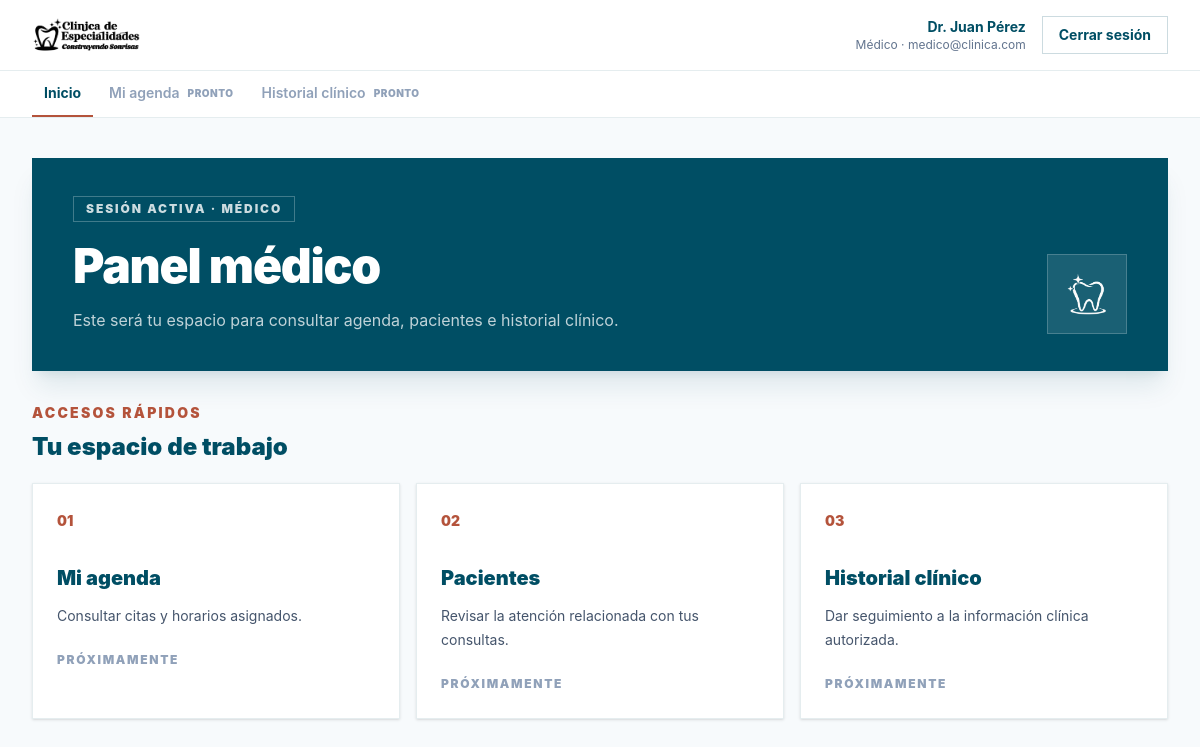
The app's page /medico (signed in) with its own data.
### tables this page shows
CREATE TABLE `usuarios` (
  `id` int(10) unsigned NOT NULL AUTO_INCREMENT,
  `nombre` varchar(120) NOT NULL,
  `correo` varchar(150) NOT NULL,
  `password` varchar(255) NOT NULL,
  `rol_id` tinyint(3) unsigned NOT NULL,
  `activo` tinyint(1) NOT NULL DEFAULT 1,
  `created_at` timestamp NOT NULL DEFAULT current_timestamp(),
  `updated_at` timestamp NOT NULL DEFAULT current_timestamp() ON UPDATE current_timestamp(),
  PRIMARY KEY (`id`),
  UNIQUE KEY `correo` (`correo`),
  KEY `fk_usuario_rol` (`rol_id`),
  CONSTRAINT `fk_usuario_rol` FOREIGN KEY (`rol_id`) REFERENCES `roles` (`id`)
);

CREATE TABLE `roles` (
  `id` tinyint(3) unsigned NOT NULL,
  `nombre` varchar(50) NOT NULL,
  PRIMARY KEY (`id`),
  UNIQUE KEY `nombre` (`nombre`)
);

### app/Views/roles/medico/dashboard.php (called while the page is built)
<?php require __DIR__ . '/../partials/dashboard.php'; ?>

### app/Support/View.php (called while the page is built, shortened)
<?php
final class View
{
    public static function render(string $template, array $data = [], ?string $layout = 'panel'): void
    {
        $file = self::file($template);
        $content = (static function (string $__file, array $__data): string {
            extract($__data, EXTR_SKIP);
            ob_start();
            require $__file;
            return (string) ob_get_clean();
        })($file, $data);
        (static function (string $__file, array $__data, string $content): void {
            extract($__data, EXTR_SKIP);
            require $__file;
        })(self::file('layouts/' . $layout), $data, $content);
    }
    private static function file(string $template): string
    {
        $file = dirname(__DIR__) . '/Views/' . $template . '.php';
        return $file;
    }
}

### app/Controllers/Controller.php (called while the page is built, shortened)
<?php
abstract class Controller
{
    protected function render(string $view, array $data = [], ?string $layout = 'panel'): void
    {
        View::render($view, $data, $layout);
    }
}

### app/Controllers/Medico/MedicoController.php (called while the page is built, shortened)
<?php
final class MedicoController extends Controller
{
    public function index(): void
    {
        $user = Auth::requireRole('Médico');
        $data = (new MedicoModel())->dashboard($user);
        $this->render('roles/medico/dashboard', ['data' => $data, 'pageTitle' => $data['title']]);
    }
}

### public/index.php (called while the page is built, shortened)
<?php
require dirname(__DIR__) . '/app/App.php';
(new App\App())->run();

### app/config/database.php (called while the page is built, shortened)
<?php
return [
    'driver' => getenv('DB_CONNECTION') ?: 'mysql',
    'host' => getenv('DB_HOST') ?: '127.0.0.1',
    'port' => getenv('DB_PORT') ?: '3306',
    'database' => getenv('DB_DATABASE') ?: 'clinica',
    'username' => getenv('DB_USERNAME') ?: 'root',
    'password' => getenv('DB_PASSWORD') ?: '',
    'charset' => 'utf8mb4',
];

### app/Database.php (called while the page is built, shortened)
<?php
final class Database
{
    private static ?PDO $connection = null;
    public static function connection(): PDO
    {
        $config = require __DIR__ . '/config/database.php';
        $dsn = sprintf(
            '%s:host=%s;port=%s;dbname=%s;charset=%s',
            $config['driver'],
            $config['host'],
            $config['port'],
            $config['database'],
            $config['charset']
        );
        try {
            self::$connection = new PDO($dsn, $config['username'], $config['password'], [
                PDO::ATTR_ERRMODE => PDO::ERRMODE_EXCEPTION,
                PDO::ATTR_DEFAULT_FETCH_MODE => PDO::FETCH_ASSOC,
                PDO::ATTR_EMULATE_PREPARES => false,
            ]);
        } catch (PDOException $exception) {
            throw new PDOException('No fue posible conectar con la base de datos.', (int) $exception->getCode(), $exception);
        }
        return self::$connection;
    }
}

### app/Models/Auth/UserModel.php (called while the page is built, shortened)
<?php
final class UserModel
{
    public function findActiveById(int $id): ?array
    {
        $statement = Database::connection()->prepare(self::SELECT . ' WHERE u.id = :id AND u.activo = 1 LIMIT 1');
        $statement->execute(['id' => $id]);
        $user = $statement->fetch();
        return $user === false ? null : $user;
    }
}

### app/Support/Auth.php (called while the page is built, shortened)
<?php
final class Auth
{
    public static function user(): ?array
    {
        return isset($_SESSION['auth_user']) && is_array($_SESSION['auth_user'])
            ? $_SESSION['auth_user']
            : null;
    }
    public static function requireRole(string ...$roles): array
    {
        $user = self::user();
        $fresh = (new UserModel())->findActiveById((int) $user['id']);
        $_SESSION['auth_user'] = $user = self::sessionData($fresh);
        return $user;
    }
    public static function route(string $path): string
    {
        $path = '/' . trim($path, '/');
        $base = Request::basePath();
        return $base === '' ? $path : $base . ($path === '/' ? '/' : $path);
    }
    public static function normalizeRole(string $role): string
    {
        return strtr(mb_strtolower(trim($role)), [
            'á' => 'a',
            'é' => 'e',
            'í' => 'i',
            'ó' => 'o',
            'ú' => 'u',
        ]);
    }
    private static function sessionData(array $user): array
    {
        return [
            'id' => (int) $user['id'],
            'nombre' => (string) $user['nombre'],
            'correo' => (string) $user['correo'],
            'rol_id' => (int) $user['rol_id'],
            'rol' => (string) $user['rol'],
            'medico_id' => isset($user['medico_id']) && $user['medico_id'] !== null
                ? (int) $user['medico_id']
                : null,
        ];
    }
}

### app/Support/helpers.php (called while the page is built, shortened)
<?php
if (!function_exists('e')) {
    function e(mixed $value): string
    {
        return htmlspecialchars((string) ($value ?? ''), ENT_QUOTES, 'UTF-8');
    }
}
if (!function_exists('url')) {
    function url(string $path, array $query = []): string
    {
        $query = array_filter($query, static fn ($value) => $value !== null && $value !== '');
        return Auth::route($path) . ($query === [] ? '' : '?' . http_build_query($query));
    }
}
if (!function_exists('asset')) {
    function asset(string $path): string
    {
        return Request::basePath() . '/assets/' . ltrim($path, '/');
    }
}
if (!function_exists('is_current')) {
    function is_current(string $path, bool $exact = false): bool
    {
        $current = Request::path();
        return $exact ? $current === $path : ($current === $path || str_starts_with($current, rtrim($path, '/') . '/'));
    }
}

### app/Support/Request.php (called while the page is built, shortened)
<?php
final class Request
{
    public static function path(): string
    {
        $path = parse_url($_SERVER['REQUEST_URI'] ?? '/', PHP_URL_PATH) ?: '/';
        $base = self::basePath();
        $path = '/' . trim($path, '/');
        return $path === '//' ? '/' : $path;
    }
    public static function basePath(): string
    {
        $base = rtrim(str_replace('\\', '/', dirname($_SERVER['SCRIPT_NAME'] ?? '/')), '/');
        return ($base === '.' || $base === '/') ? '' : $base;
    }
}

### app/config/menu.php (called while the page is built, shortened)
<?php
return [
    'administrador' => [
        ['label' => 'Inicio', 'path' => '/admin', 'exact' => true],
        ['label' => 'Usuarios', 'path' => '/admin/usuarios'],
        ['label' => 'Médicos', 'path' => '/admin/medicos'],
        ['label' => 'Especialidades', 'path' => '/admin/especialidades'],
        ['label' => 'Servicios', 'path' => '/admin/servicios'],
        ['label' => 'Pacientes', 'path' => '/pacientes'],
        ['label' => 'Citas', 'path' => '/citas', 'soon' => true],
        ['label' => 'Bitácora', 'path' => '/admin/bitacora'],
    ],
    'recepcion' => [
        ['label' => 'Inicio', 'path' => '/recepcion', 'exact' => true],
        ['label' => 'Pacientes', 'path' => '/pacientes'],
        ['label' => 'Citas', 'path' => '/citas', 'soon' => true],
        ['label' => 'Agenda', 'path' => '/agenda', 'soon' => true],
        ['label' => 'Solicitudes', 'path' => '/solicitudes', 'soon' => true],
    ],
    'medico' => [
        ['label' => 'Inicio', 'path' => '/medico', 'exact' => true],
        ['label' => 'Mi agenda', 'path' => '/agenda', 'soon' => true],
        ['label' => 'Historial clínico', 'path' => '/historial', 'soon' => true],
    ],
];

### app/Views/layouts/panel.php (the view, shortened to what this page needs)
<?php
$authUser = \App\Support\Auth::user() ?? ['nombre' => '', 'correo' => '', 'rol' => ''];
$menu = (require dirname(__DIR__, 2) . '/config/menu.php')[\App\Support\Auth::normalizeRole((string) $authUser['rol'])] ?? [];
?>
<!doctype html>
<html lang="es">
<head>
    <link rel="stylesheet" href="<?= e(asset('css/app.css')) ?>">
</head>
<body class="min-h-screen bg-background text-text antialiased">
    <header class="border-b border-primary/10 bg-white">
        <div class="mx-auto flex max-w-7xl items-center justify-between gap-5 px-4 py-4 sm:px-8">
            <a href="<?= e(url('/')) ?>" aria-label="Ir al inicio">
                <img src="<?= e(asset('logos/logo_letras.png')) ?>" alt="Clínica" class="h-9 w-auto max-w-[160px] object-contain">
            </a>
            <div class="flex items-center gap-4">
                <div class="hidden text-right sm:block">
                    <p class="text-sm font-bold text-primary"><?= e($authUser['nombre']) ?></p>
                    <p class="text-xs text-slate-500"><?= e($authUser['rol']) ?> · <?= e($authUser['correo']) ?></p>
                </div>
                <form action="<?= e(url('/logout')) ?>" method="post">
                    <button type="submit" class="btn-outline">Cerrar sesión</button>
                </form>
            </div>
        </div>
        <nav class="border-t border-primary/10" aria-label="Módulos">
            <ul class="mx-auto flex max-w-7xl gap-1 overflow-x-auto px-4 sm:px-8">
                <?php foreach ($menu as $item): ?>
                    <?php $active = is_current($item['path'], $item['exact'] ?? false); ?>
                    <li class="shrink-0">
                        <?php if (!empty($item['soon'])): ?>
                            <span class="inline-flex items-center gap-2 px-3 py-3 text-sm font-semibold text-slate-400" title="Próximamente">
                                <?= e($item['label']) ?>
                                <span class="text-[10px] font-black uppercase tracking-wider">Pronto</span>
                            </span>
                        <?php else: ?>
                            <a href="<?= e(url($item['path'])) ?>" class="inline-flex border-b-2 px-3 py-3 text-sm font-bold transition <?= $active ? 'border-accent text-primary' : 'border-transparent text-slate-600 hover:text-primary' ?>" <?= $active ? 'aria-current="page"' : '' ?>>
                                <?= e($item['label']) ?>
                            </a>
                        <?php endif; ?>
                    </li>
                <?php endforeach; ?>
            </ul>
        </nav>
    </header>
    <main id="contenido" class="mx-auto max-w-7xl px-4 py-8 sm:px-8 sm:py-10">
        <?= $content ?>
    </main>
</body>
</html>

### app/Views/roles/partials/dashboard.php
<section class="border border-primary/10 bg-primary px-6 py-8 text-white shadow-xl shadow-primary/10 sm:px-10 sm:py-9">
    <div class="flex flex-col justify-between gap-8 sm:flex-row sm:items-end">
        <div>
            <span class="inline-flex border border-white/25 px-3 py-1 text-xs font-black uppercase tracking-[0.16em] text-white/80">Sesión activa · <?= e($data['role']) ?></span>
            <h1 class="mt-5 max-w-2xl text-3xl font-black tracking-tight sm:text-5xl"><?= e($data['title']) ?></h1>
            <p class="mt-4 max-w-2xl text-base leading-7 text-white/75"><?= e($data['message']) ?></p>
        </div>
        <div class="hidden h-20 w-20 shrink-0 items-center justify-center border border-white/20 bg-white/10 sm:flex">
            <img src="<?= e(asset('logos/Dientes_logo_blanco.png')) ?>" alt="" class="h-12 w-12 object-contain">
        </div>
    </div>
</section>
<section class="mt-8">
    <p class="text-sm font-black uppercase tracking-[0.16em] text-accent">Accesos rápidos</p>
    <h2 class="mt-2 text-2xl font-black text-primary">Tu espacio de trabajo</h2>
    <div class="mt-5 grid gap-4 md:grid-cols-3">
        <?php foreach ($data['actions'] as $index => $action): ?>
            <?php $available = !empty($action['path']); ?>
            <?php if ($available): ?><a href="<?= e(url($action['path'])) ?>" class="block border border-primary/10 bg-white p-6 shadow-sm transition hover:-translate-y-1 hover:shadow-lg hover:shadow-primary/10 focus:outline-none focus:ring-2 focus:ring-secondary"><?php else: ?><article class="border border-primary/10 bg-white p-6 shadow-sm"><?php endif; ?>
                <span class="text-sm font-black text-accent">0<?= $index + 1 ?></span>
                <h3 class="mt-8 text-xl font-black text-primary"><?= e($action['title']) ?></h3>
                <p class="mt-3 text-sm leading-6 text-slate-600"><?= e($action['description']) ?></p>
                <span class="mt-6 inline-block text-xs font-black uppercase tracking-[0.14em] <?= $available ? 'text-secondary' : 'text-slate-400' ?>"><?= $available ? 'Abrir módulo →' : 'Próximamente' ?></span>
            <?php if ($available): ?></a><?php else: ?></article><?php endif; ?>
        <?php endforeach; ?>
    </div>
</section>

### app/App.php (shortened to what this page needs)
<?php
final class App
{
    private array $routes;
    public function __construct()
    {
        $this->routes = require __DIR__ . '/config/routes.php';
    }
    public static function bootstrap(): void
    {
        require_once __DIR__ . '/Support/helpers.php';
    }
    public function run(): void
    {
        try {
            $path = Request::path();
            $method = Request::method();
            $this->dispatch($method, $path);
        } catch (Throwable $exception) {
            $this->renderError($exception);
        }
    }
    private function dispatch(string $method, string $path): void
    {
        foreach ($this->routes as [$routeMethod, $routePath, $handler]) {
            if ($routePath !== $path) {
                continue;
            }
            [$class, $action] = $handler;
            (new $class())->{$action}();
            return;
        }
        throw new RuntimeException('Página no encontrada.', 404);
    }
    private static function autoload(): void
    {
        spl_autoload_register(static function (string $class): void {
            $file = __DIR__ . '/' . str_replace('\\', '/', substr($class, 4)) . '.php';
        });
    }
}

### records on screen
usuarios: nombre "Dr. Juan Pérez", rol.nombre "Médico", correo "medico@clinica.com", rol.nombre "MÉDICO"

### other values on screen
$item['label'] "Inicio"
$item['label'] "Mi agenda"
$item['label'] "Historial clínico"
$action['title'] "Mi agenda"
$action['description'] "Consultar citas y horarios asignados."
$action['title'] "Pacientes"
$action['description'] "Revisar la atención relacionada con tus consultas."
$action['title'] "Historial clínico"
$action['description'] "Dar seguimiento a la información clínica autorizada."
